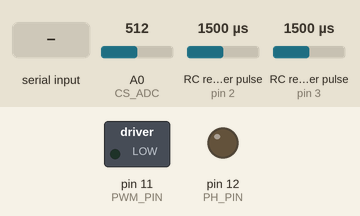
Recording of a sketch running on a simulated Arduino Uno, built with avr-gcc and run on an emulated ATmega328P. On the bench: switched loads named in the sketch (green lamp = pin HIGH), output pins drawn as LEDs (lit = HIGH). Wiring (inferred from the names in the program): 2 × RC receiver channel: data pin 2 / data pin 3. Inputs (shaded band) come from the test bench; at power-on: A0 (CS_ADC) = 512, RC receiver pulse (sensors on pin 2, pin 3) 1500 µs. What the sketch prints to the serial monitor is not drawn.

Above: at 1.3 s.
1.4 s: A0 (CS_ADC) set to 306
At 1.63 s:
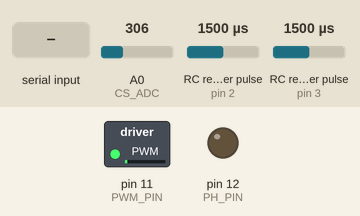
3.2 s: A0 (CS_ADC) set to 122
At 3.49 s:
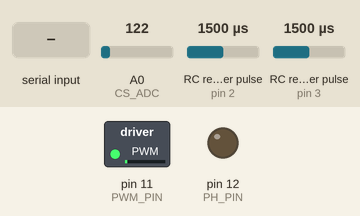
5.2 s: RC receiver pulse (sensor on pin 2) set to 1020 µs
7.0 s: RC receiver pulse (sensor on pin 3) set to 1020 µs
10.0 s: byte 30 received over Serial
13.0 s: byte 90 received over Serial
At 14.3 s:
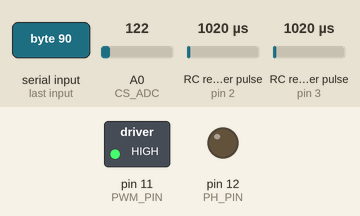
Timing chart, 0 to 15.5 s (numbered marks = the images above; inputs shaded):
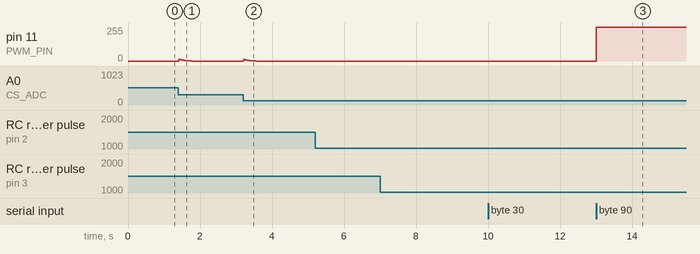

Measured:
- after the input at 1.4 s, pin 11 (PWM_PIN): rises from 0/255 to 15/255 in 0.02 s, then falls to 0/255 in 0.33 s
- after the input at 3.2 s, pin 11 (PWM_PIN): rises from 0/255 to 13/255 in 0.02 s, then falls to 0/255 in 0.32 s
- after the input at 5.2 s, every drawn part: stays the same
- after the input at 7.0 s, every drawn part: stays the same
- after the input at 10.0 s, every drawn part: stays the same
- after the input at 13.0 s, pin 11 (PWM_PIN): 0/255 → 255/255 at once

The sketch:

DCMotorPIDTorqueControl.ino
```cpp
/* -----------------------------------------------------------------------------
 * DCMotorPIDTorqueControl.ino
 * -----------------------------------------------------------------------------
 * Firmware for the Arduino that controls the DC motor torque of a haptic
 * feed back system meant for VR applications. The controller used is a standard
 * PID controller using derivative on measurement to limit the derivative kick.
 */

#include <PID_v1.h>
#include <stdint.h>

/*
 * DEFINITIONS
 */

//#define DEBUG
#ifdef DEBUG
  #define DBprint( x ) Serial.print( x )
  #define DBprintln( x ) Serial.println( x )
#else
  #define DBprint( x )
  #define DBprintln( x )
#endif

// Motor direction, 0 or 1
#define MOTOR_DIR 1

// Mechanical specifications
#define GEAR_RATIO 51.45 // 51.45:1 (geared down)
#define CPR 12 // Counts per revolution of the quadrature encoder
#define PPR CPR/4 // for quad encoder reading only rising edge on one channel

// Motor encoder channel pins A and B (note these are the Arduino digital pin
// numbers)
#define CHANNEL_PIN_A 3 // Also INT0, SCL
#define CHANNEL_PIN_B 2 // Also INT1, SDA

// Motor driver pins (Arduino digital pin numbers)
#define PH_PIN 12
#define PWM_PIN 11

// Timing constants
#define TS_ms 10 // Encoder sample period in ms

// Communication
#define SERIAL_BAUD 115200
#define BUFFER_LEN 2

// Sensing
#define CS_ADC A0

// Low Pass Butterworth Filter

#define AX2 20.0833655642113E-3 //2.08056713549229E-3
#define AX1 40.1667311284225E-3 //4.16113427098458E-3
#define AX0 20.0833655642113E-3 //2.08056713549229E-3
#define BY1 -1.56101807580072 //-1.86689227971171
#define BY0 641.351538057563E-3 //875.214548253684E-3
/*
#define AX2 2.08056713549229E-3
#define AX1 4.16113427098458E-3
#define AX0 2.08056713549229E-3
#define BY1 -1.86689227971171
#define BY0 875.214548253684E-3
*/


// PID controller constants (determined through simulation)
#define KP 255/1023 // 25 // 25 // 5023.5276 // 20
#define KI 25 // 10 // 50 // 666884.475 // 0
#define KD 0.01 // 0.01 // 2.5993 // 0

// Motor driver
#define PWM_MAX 255 // Maximum PWM value
//#define PWM_MIN -255 // Minimum PWM value, min voltage = (PWM_MIN/255)*Driving voltage
#define PWM_MIN 0

// Communication codes
#define KILL_SWITCH 31337 // Stop powering the motor
#define SYNC 31338 // Reset the tick count

// Number of analog readings to take for determining the current bias
#define I_BIAS_SAMPLES 1000

/*
 * VARIABLES
 */

// Volatile variables for the ISR
volatile int portState = 0;
volatile int16_t encoderTicks = 0;
volatile bool changedTick = 0;

// Communication
int16_t encoderTicksBuffer;
byte serialBuffer[2];
int16_t serialReadBuffer;
double setPointBuffer;

// Timing
unsigned long curTime = 0;
unsigned long lastTime = 0;

// Filter
double xv[3] = {0};
double yv[2] = {0};

// Removing input bias from current sense
int currentSum = 0;
double currentBias = 0;

// PID
double setPoint, input, output;
PID myPID( &input, &output, &setPoint, KP, KI, KD, P_ON_M, DIRECT );

void setup() {

  Serial.begin( SERIAL_BAUD );

  // Motor driver
  // Set the pwm and phase pins as outputs
  pinMode(PH_PIN, OUTPUT);
  pinMode(PWM_PIN, OUTPUT);
  // Start both pins at 0 just in case
  analogWrite(PH_PIN, 0);
  analogWrite(PWM_PIN, 0);

  // Quadrature encoder
  // Set pins as inputs
  pinMode(CHANNEL_PIN_A, INPUT);
  pinMode(CHANNEL_PIN_B, INPUT);
  // Enable internal pull up resistors
  digitalWrite(CHANNEL_PIN_A, LOW);
  digitalWrite(CHANNEL_PIN_B, LOW);
  // Attach an interrupt to channel A
  attachInterrupt(digitalPinToInterrupt(CHANNEL_PIN_A),
    encoderInterruptA, CHANGE);
  // Attach an interrupt to channel B
  attachInterrupt(digitalPinToInterrupt(CHANNEL_PIN_B),
    encoderInterruptB, CHANGE);

  // PID Controller
  setPoint = KILL_SWITCH;
  myPID.SetSampleTime(TS_ms);
  myPID.SetOutputLimits(PWM_MIN, PWM_MAX);
  myPID.SetMode(MANUAL);

  // Remove any bias present in the current reading
  for (int i = 1; i < I_BIAS_SAMPLES; i++) {
    currentSum += analogRead( CS_ADC );
  }
  currentBias = (double) currentSum / I_BIAS_SAMPLES;

}

void loop() {

  // Read the input (either in DEBUG or normal mode)
  #ifdef DEBUG
    while (Serial.available() > 0) {
      setPointBuffer = (double) Serial.parseInt();
    }
  #else
    if (Serial.available() > 1) {
      serialReadBuffer = Serial.read() << 8;
      serialReadBuffer |= Serial.read();
      setPointBuffer = (double) serialReadBuffer;
      // Clear the buffer
      while (Serial.available() > 0) Serial.read();
    }
  #endif

  // Determine whether to drive the motor
  if (setPointBuffer == KILL_SWITCH) {
    myPID.SetMode(MANUAL);
    output = 0;
  } else if (setPointBuffer == SYNC) {
    myPID.SetMode(MANUAL);
    output = 0;
    encoderTicks = 0;
    setPoint = 0;
  } else {
    myPID.SetMode(AUTOMATIC);
    if (setPointBuffer < 0) {
      setPoint = -setPointBuffer;
      digitalWrite(PH_PIN, 1);
    } else {
      setPoint = setPointBuffer;
      digitalWrite(PH_PIN, 0);
    }
  }

  // Filter and compute at a consistent frequency
  curTime = millis();
  if (curTime - lastTime >= TS_ms) {
    input = analogRead(CS_ADC) - currentBias;
    lowPassFilter( &input, xv, yv );
    myPID.Compute();
    analogWrite(PWM_PIN, output);
    lastTime = curTime;

    #ifdef DEBUG
      //Serial.print(setPoint);
      //Serial.print('\t');
      Serial.print(input);
      Serial.print('\t');
      Serial.println(output);
      //Serial.print('\t');
      //Serial.println(encoderTicks);
    #endif
  }

  // Send the tick count if it has changed
  if (changedTick) {
    #ifndef DEBUG
      encoderTicksBuffer = encoderTicks;
      serialBuffer[0] = (byte) ((encoderTicksBuffer >> 8) & 0xFF);
      serialBuffer[1] = (byte) (encoderTicksBuffer & 0xFF);
      Serial.write(serialBuffer, BUFFER_LEN);
    #endif
    changedTick = 0;
  }

}

void encoderInterruptA() {
  portState = PIND & B11;
  switch ( portState ) {
    case B00:
    case B11:
      #if MOTOR_DIR
        encoderTicks += 1;
      #else
        encoderTicks -= 1;
      #endif
      break;
    case B01:
    case B10:
      #if MOTOR_DIR
        encoderTicks -= 1;
      #else
        encoderTicks += 1;
      #endif
      break;
  }
  changedTick = 1;
}

void encoderInterruptB() {
  portState = PIND & B11;
  switch ( portState ) {
    case B00:
    case B11:
      #if MOTOR_DIR
        encoderTicks -= 1;
      #else
        encoderTicks += 1;
      #endif
      break;
    case B01:
    case B10:
      #if MOTOR_DIR
        encoderTicks += 1;
      #else
        encoderTicks -= 1;
      #endif
      break;
  }
  changedTick = 1;
}

void lowPassFilter( double* data, double xv[3], double yv[3] ) {
  xv[2] = xv[1];
  xv[1] = xv[0];

  xv[0] = *data;
  //yv[2] = yv[1];
  yv[1] = yv[0];

  yv[0] = (AX2 * xv[0] + AX1 * xv[1] + AX0 * xv[2]
             - BY1 * yv[0]
             - BY0 * yv[1]);

  *data = yv[0];
}
```
